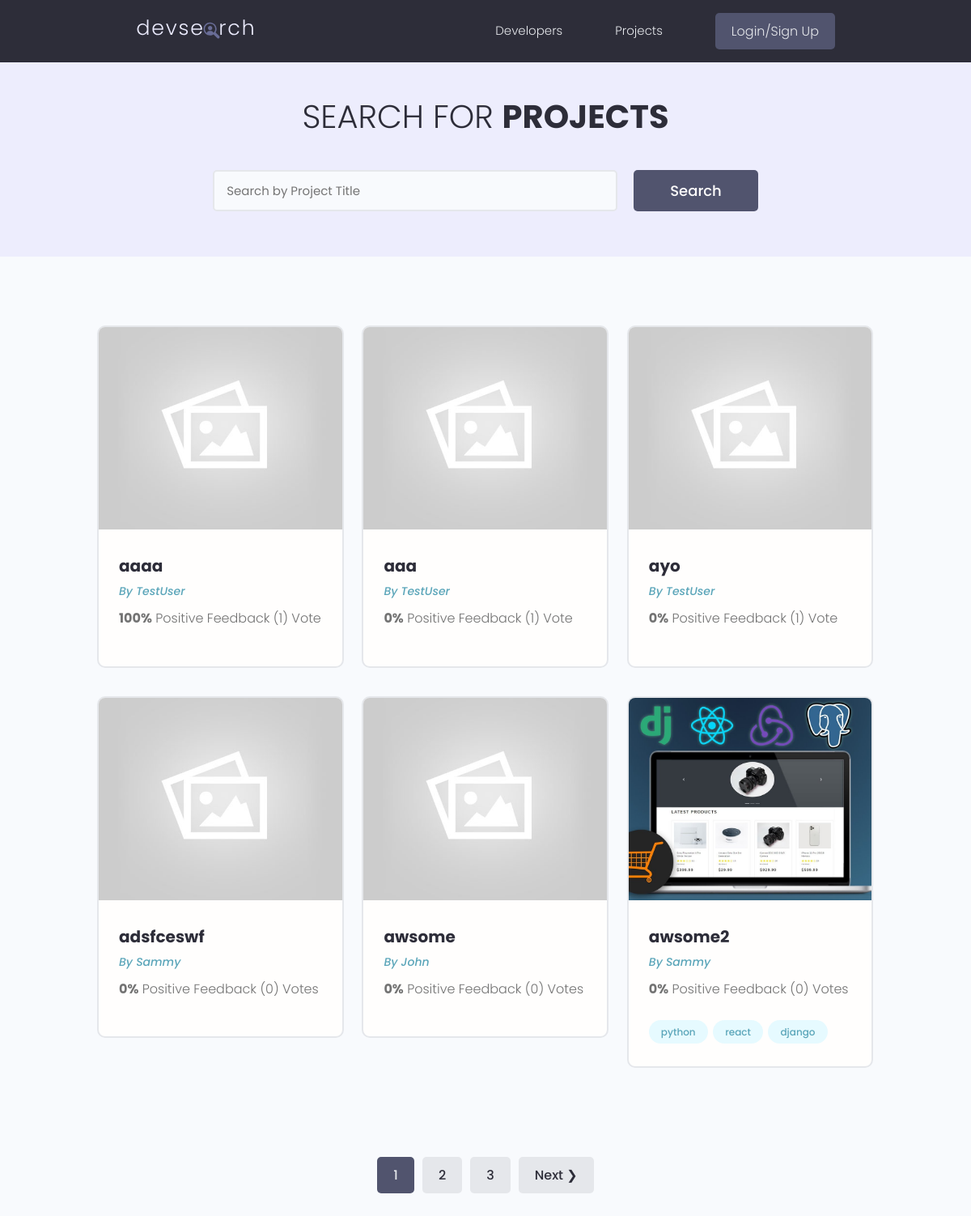
/projects/, run on the app's committed database.
### projects/models.py (models this page shows, shortened)
class Project(models.Model):
    owner = models.ForeignKey(Profile, null=True, blank=True, on_delete=models.CASCADE)
    title = models.CharField(max_length=200)
    description = models.TextField(null=True, blank=True)
    featured_image = models.ImageField(null=True, blank=True, default="default.jpg")
    demo_link = models.CharField(max_length=2000,null=True, blank=True)
    source_link = models.CharField(max_length=2000,null=True, blank=True)
    tags = models.ManyToManyField('Tag', blank=True)
    vote_total = models.IntegerField(default=0, null=True, blank=True)
    vote_ratio = models.IntegerField(default=0, null=True, blank=True)
    created = models.DateTimeField(auto_now_add=True)
    id = models.UUIDField(default=uuid.uuid4, unique=True,
                          primary_key=True, editable=False)
    class Meta:
        ordering = ['-vote_ratio', '-vote_total', 'title']
    @property
    def imageURL(self):
        try:
            url = self.featured_image.url
        except:
            url = ''
        return url

class Tag(models.Model):
    name = models.CharField(max_length=200)
    created= models.DateTimeField(auto_now_add=True)
    id = models.UUIDField(default=uuid.uuid4, unique=True,
                          primary_key=True, editable=False)
    def __str__(self):
        return self.name

### users/models.py (models this page shows, shortened)
class Profile(models.Model):
    user = models.OneToOneField(User, on_delete=models.CASCADE, null=True, blank=True)
    name = models.CharField(max_length=200, null=True, blank=True)
    email = models.EmailField(max_length=500, null=True, blank=True)
    username = models.CharField(max_length=200, blank=True, null=True)
    location = models.CharField(max_length=200, blank=True, null=True)
    short_intro = models.CharField(max_length=200, null=True, blank=True)
    bio = models.TextField(null=True, blank=True)
    profile_image = models.ImageField(null=True, blank=True, upload_to='profiles/', default="profiles/user-default.png")
    social_github = models.CharField(max_length=200, blank=True, null=True)
    social_twitter = models.CharField(max_length=200, blank=True, null=True)
    social_linkedin = models.CharField(max_length=200, blank=True, null=True)
    social_youtube = models.CharField(max_length=200, blank=True, null=True)
    social_website = models.CharField(max_length=200, blank=True, null=True)
    created = models.DateTimeField(auto_now_add=True)
    id = models.UUIDField(default=uuid.uuid4, unique=True,
                          primary_key=True, editable=False)
    class Meta:
        ordering = ['created']

### projects/views.py (the view)
# urls.py: path('projects/', include('projects.urls')),
def projects(request):
    projects, search_query = searchProjects(request)
    custom_range, projects = paginateProjects(request, projects, 6)
    context = {
        'projects': projects,
        'search_query': search_query,
        'custom_range': custom_range
    }
    return render(request, 'projects/projects.html', context)

### projects/utils.py (called while the page is built)
def paginateProjects(request, projects, results):
    page = request.GET.get('page')
    paginator = Paginator(projects, results)
    try:
        projects = paginator.page(page)
    except PageNotAnInteger:
        page = 1
        projects = paginator.page(page)
    except EmptyPage:
        page = paginator.num_pages
        projects = paginator.page(page)
    leftIndex = (int(page) - 4)
    if leftIndex < 1:
        leftIndex = 1
    rightIndex = (int(page) + 5)
    if rightIndex > paginator.num_pages:
        rightIndex = paginator.num_pages + 1
    custom_range = range(leftIndex, rightIndex)
    return custom_range, projects

def searchProjects(request):
    search_query = ''
    if request.GET.get('search_query'):
        search_query = request.GET.get('search_query')
    tags = Tag.objects.filter(name__icontains=search_query)
    projects = Project.objects.distinct().filter(
        Q(title__icontains=search_query) |
        Q(description__icontains=search_query) |
        Q(owner__name__icontains=search_query) |
        Q(tags__in=tags)
    )
    return projects, search_query

### projects/templates/projects/projects.html (shortened to what this page needs)
{% extends 'main.html' %}
{% block content %}
<main class="projects">
    <section class="hero-section text-center">
        <div class="container container--narrow">
            <div class="hero-section__box">
                <h2>Search for <span>Projects</span></h2>
            </div>
            <div class="hero-section__search">
                <form id='searchForm' class="form" action="{% url 'projects' %}" method="get">
                    <div class="form__field">
                        <input class="input input--text" id="formInput#search" type="text" name="search_query"
                            placeholder="Search by Project Title" value="{{search_query}}" />
                    </div>
                    <input class="btn btn--sub btn--lg" type="submit" value="Search" />
                </form>
            </div>
        </div>
    </section>
    <section class="projectsList">
        <div class="container">
            <div class="grid grid--three">
                {% for project in projects %}
                <div class="column">
                    <div class="card project">
                        <a href="{% url 'project' project.id %}" class="project">
                            <img class="project__thumbnail" src="{{project.imageURL}}" alt="project thumbnail" />
                            <div class="card__body">
                                <h3 class="project__title">{{project.title}}</h3>
                                <p><a class="project__author" href="{% url 'user-profile' project.owner.id %}">By
                                        {{project.owner.name}}</a>
                                </p>
                                <p class="project--rating">
                                    <span style="font-weight: bold;">{{project.vote_ratio}}%</span> Positive
                                    Feedback ({{project.vote_total}}) Vote{{project.vote_total|pluralize:"s"}}
                                </p>
                                <div class="project__tags">
                                    {% for tag in project.tags.all %}
                                    <span class="tag tag--pill tag--main">
                                        <small>{{tag}}</small>
                                    </span>
                                    {% endfor %}
                                </div>
                            </div>
                        </a>
                    </div>
                </div>
                {% endfor %}
            </div>
        </div>
    </section>
    {% include 'pagination.html' with queryset=projects custom_range=custom_range %}
</main>
{% endblock %}

### static/styles/app.css (style rules this page uses)
:root { --color-sub: #2d2d39; }
.btn--sub { background-color: var(--color-sub-light); }
.card { border: 2px solid var(--color-light); }
img { width: 100%; }
.hero-section { height: 40vh; display: flex; align-items: center; background-color: var(--color-sub); }
.hero-section__box { margin-bottom: 4rem; }
.hero-section__box > h2, .hero-section__box > h2 > span { font-size: 4rem; color: var(--color-light); line-height: 1.3; text-transform: uppercase; }
.hero-section__box > h2 { font-weight: 300; }
.hero-section__box > h2 > span { font-weight: 700; }
.hero-section__search > .form { display: flex; align-items: center; justify-content: center; gap: 2rem; }
.hero-section__search > .form input.input--text { width: 50rem; }
.project__author { font-size: 1.4rem; font-style: italic; }
.project--rating { margin-bottom: 1.6em; margin-top: .5em; }
.projects > .hero-section { background: var(--color-sub-lighter); height: 30vh; }
.projects .hero-section__box { margin-bottom: 2.5rem; }
.projects .hero-section__box > h2 { color: var(--color-sub); }
.projects .hero-section__box > h2 > span { font-weight: 700; color: var(--color-sub); }
.projectsList { margin-top: 8rem; }
.project__thumbnail { height: 25rem; object-fit: cover; object-position: top center; }
.project__title { font-size: 2rem; font-weight: 700; color: var(--color-sub); }

### static/uikit/styles/modules/_variables.css (style rules this page uses)
:root { --color-main: #5aa5b9; --color-main-light: #e6faff; --color-sub: #3f4156; --color-sub-light: #51546e; --color-sub-lighter: #ededfd; --color-text: #737373; --color-gray: #8b8b8b; --color-light: #e5e7eb; --color-light-gray: #767676; --color-bg: #f8fafd; --color-white: #fffefd; --color-white-light: #f3f3f3; --color-success: #359e64; --color-success-bg: #def8e8; --color-error: #fc4b0b; --color-error-bg: #fff2ee; --font-base: 'Poppins', arial, helvetica, 'Segoe UI', roboto, ubuntu, sans-serif; --font-monospace: 'Fira Code', 'Courier New', courier, monospace; --font-regular: 300; --font-medium: 500; --font-bold: 700; --generic-shadow: 1px 1px 5px #00000010; --generic-transition: all 0.3s ease-in-out; }

### static/uikit/styles/modules/_base.css (style rules this page uses)
* { margin: 0; padding: 0; box-sizing: border-box; text-rendering: optimizeLegibility; color: inherit; font-size: inherit; }
html { font-size: 50%; }
@media only screen and (min-width: 480px) { html { font-size: 56.25%; } }
@media only screen and (min-width: 1200px) { html { font-size: 62.5%; } }
body { line-height: 1.6; font-weight: 400; font-size: 1.5rem; color: var(--color-text); background-color: var(--color-bg); min-height: 100vh; }

### static/uikit/styles/modules/_typography.css (style rules this page uses)
* { font-family: var(--font-base); }
h2 { font-size: 3.6rem; font-weight: var(--font-bold); }
h3 { font-size: 3.2rem; font-weight: var(--font-medium); }
p, span, strong { font-size: 1.6rem; color: var(--color-text); font-weight: var(--font-regular); }
a { padding-bottom: 2px; text-decoration: none; display: inline-block; color: var(--color-main); font-weight: var(--font-medium); }

### static/uikit/styles/modules/_utilities.css (style rules this page uses)
.container { width: 92%; max-width: 165rem; margin: 0 auto; box-sizing: border-box; }
.container--narrow { width: 92%; max-width: 120rem; }
@media screen and (min-width: 1000px) { .container { width: 90%; } }
@media screen and (min-width: 1000px) { .container--narrow { width: 85%; } }
@media screen and (min-width: 1200px) { .container { width: 80%; } }
@media screen and (min-width: 1200px) { .container--narrow { width: 72%; } }
.text-center { text-align: center; }

### static/uikit/styles/modules/_button.css (style rules this page uses)
.btn { display: inline-block; position: relative; cursor: pointer; background-color: var(--color-light); font-weight: var(--font-medium); color: var(--color-sub); text-decoration: none; padding: 1rem 2rem; border-radius: 0.5rem; border: none; width: -webkit-fit-content; width: -moz-fit-content; width: fit-content; height: -webkit-fit-content; height: -moz-fit-content; height: fit-content; font-size: 1.6rem; outline-width: 0; outline-color: transparent; -webkit-backface-visibility: hidden; backface-visibility: hidden; transition: all 0.3s ease-in-out; }
.btn--sub { background-color: var(--color-sub); color: var(--color-white); }
.btn--lg { font-size: 1.8rem; padding: 1.2rem 4.5rem; }

### static/uikit/styles/modules/_card.css (style rules this page uses)
.card { border-radius: 1rem; background-color: var(--color-white); border: 1.5px solid var(--color-light); width: auto; height: auto; margin-top: 0.5rem; margin-bottom: 0.5rem; overflow: hidden; }
.card__body, .card__header { padding: 2rem 2.5rem; }

### data on the page
Project: imageURL (placeholder picture), title "aaaa", owner.name "TestUser", vote_ratio "100", vote_total "1"
Project: imageURL (placeholder picture), title "aaa", owner.name "TestUser", vote_ratio "0", vote_total "1"
Project: imageURL (placeholder picture), title "ayo", owner.name "TestUser", vote_ratio "0", vote_total "1"
Project: imageURL (placeholder picture), title "adsfceswf", owner.name "Sammy", vote_ratio "0", vote_total "0"
Project: imageURL (placeholder picture), title "awsome", owner.name "John", vote_ratio "0", vote_total "0"
Project: imageURL (picture), title "awsome2", owner.name "Sammy", vote_ratio "0", vote_total "0"
Tag: name "python"
Tag: name "react"
Tag: name "django"

### other printed values
{{ page }} "1"
{{ page }} "2" "3"
